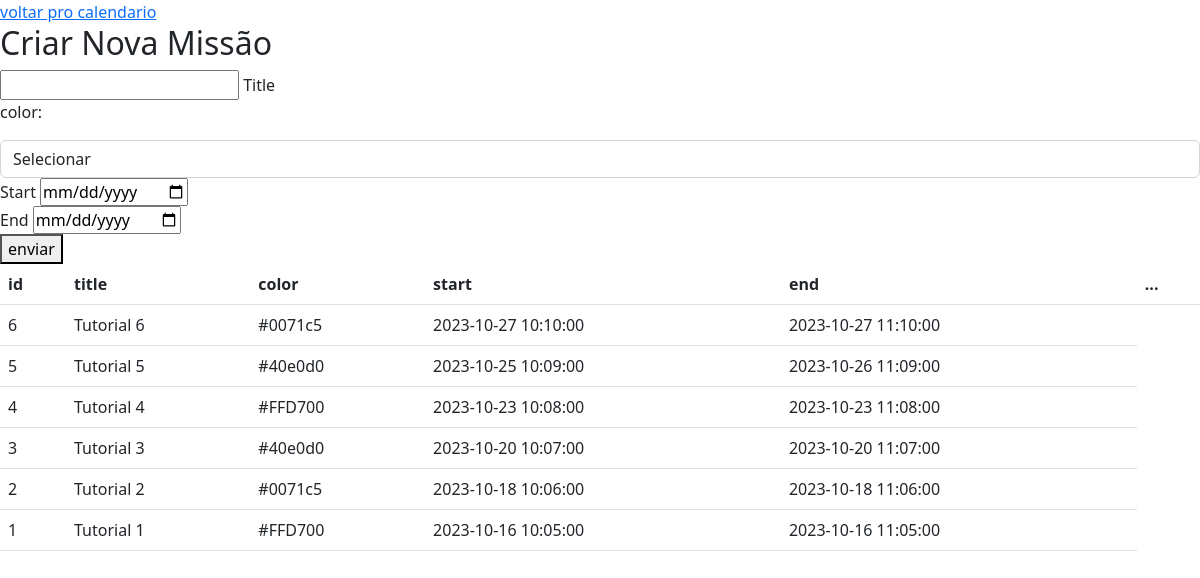
The page /form.php on the database its author committed.
### tables this page shows
CREATE TABLE IF NOT EXISTS `events` (
  `id` int NOT NULL AUTO_INCREMENT,
  `title` varchar(220) NOT NULL,
  `color` varchar(45) NOT NULL,
  `start` datetime NOT NULL,
  `end` datetime NOT NULL,
  PRIMARY KEY (`id`)
);

### form.php (the view, shortened to what this page needs)
<?php
include_once "conexao.php";
$sql = "SELECT * FROM events ORDER BY id DESC";
$result = $conexao-> query($sql);
?>
<!DOCTYPE html>
<html lang="pt">
<head>
    <link href="https://cdn.jsdelivr.net/npm/bootstrap@5.2.3/dist/css/bootstrap.min.css" rel="stylesheet">
</head>
<body>
    <a href="/test/index.php">voltar pro calendario </a>
    <h2>Criar Nova Missão</h2>
    <div class="box">
        <form id="form" method="POST">
                    <div class="inputWrapp">
                        <input type="text" name="title" id="title" class="inputUser" required>
                        <label for="title">Title</label>
                    </div>
                <p>color:</p>
                <select name="color" class="form-control" id="color">
                        <option value="">Selecionar</option>
                </select>
                    <div class="inputWrapp">
                        <label for="start"  >Start</label>
                        <input type="date" name="start" id="start" class="inputUser" required>
                    </div>
                    <div class="inputWrapp">
                        <label for="end">End</label>
                        <input type="date" name="end" id="end" class="inputUser" required>
                    </div>
                <button type="submit">enviar</button>
        </form>
    </div>
    <div class="lista">
            <table class="table">
        <thead>
            <tr>
                <th scope="col">id</th>
                <th scope="col">title</th>
                <th scope="col">color</th>
                <th scope="col">start</th>
                <th scope="col">end</th>
                <th scope="col">...</th>
            </tr>
        </thead>
        <tbody>
            <?php
                while($user_data = mysqli_fetch_assoc($result))
                {
                    echo "<tr>";
                    echo "<td>".$user_data['id'];
                    echo "<td>".$user_data['title'];
                    echo "<td>".$user_data['color'];
                    echo "<td>".$user_data['start'];
                    echo "<td>".$user_data['end'];
                }
            ?>
        </tbody>
        </table>
    </div>
</body>
</html>

### rows shown on the page
events: id "6", title "Tutorial 6", color "#0071c5", start "2023-10-27 10:10:00", end "2023-10-27 11:10:00"
events: id "5", title "Tutorial 5", color "#40e0d0", start "2023-10-25 10:09:00", end "2023-10-26 11:09:00"
events: id "4", title "Tutorial 4", color "#FFD700", start "2023-10-23 10:08:00", end "2023-10-23 11:08:00"
events: id "3", title "Tutorial 3", color "#40e0d0", start "2023-10-20 10:07:00", end "2023-10-20 11:07:00"
events: id "2", title "Tutorial 2", color "#0071c5", start "2023-10-18 10:06:00", end "2023-10-18 11:06:00"
events: id "1", title "Tutorial 1", color "#FFD700", start "2023-10-16 10:05:00", end "2023-10-16 11:05:00"
